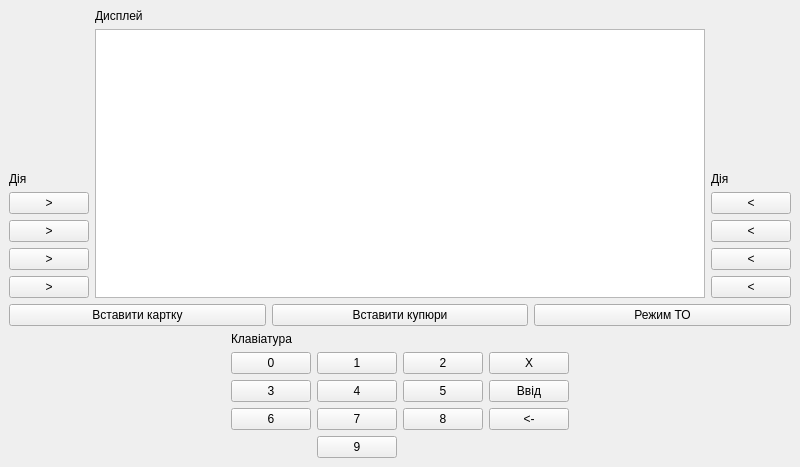
<?xml version="1.0" encoding="UTF-8"?>
<ui version="4.0">
 <class>ATMMainWindow</class>
 <widget class="QMainWindow" name="ATMMainWindow">
  <property name="geometry">
   <rect>
    <x>0</x>
    <y>0</y>
    <width>800</width>
    <height>467</height>
   </rect>
  </property>
  <property name="sizePolicy">
   <sizepolicy hsizetype="Ignored" vsizetype="Ignored">
    <horstretch>0</horstretch>
    <verstretch>0</verstretch>
   </sizepolicy>
  </property>
  <property name="windowTitle">
   <string>ATM - Постніков, Волошенюк, Поліщук</string>
  </property>
  <widget class="QWidget" name="centralwidget">
   <layout class="QVBoxLayout" name="verticalLayout_7">
    <item>
     <layout class="QHBoxLayout" name="horizontalLayout">
      <item>
       <layout class="QVBoxLayout" name="verticalLayout_4">
        <item>
         <spacer name="verticalSpacer">
          <property name="orientation">
           <enum>Qt::Vertical</enum>
          </property>
          <property name="sizeHint" stdset="0">
           <size>
            <width>20</width>
            <height>40</height>
           </size>
          </property>
         </spacer>
        </item>
        <item>
         <layout class="QVBoxLayout" name="verticalLayout">
          <item>
           <widget class="QLabel" name="actions1Label">
            <property name="text">
             <string>Дія</string>
            </property>
           </widget>
          </item>
          <item>
           <widget class="QPushButton" name="actionOneButton">
            <property name="text">
             <string>&gt;</string>
            </property>
           </widget>
          </item>
          <item>
           <widget class="QPushButton" name="actionTwoButton">
            <property name="text">
             <string>&gt;</string>
            </property>
           </widget>
          </item>
          <item>
           <widget class="QPushButton" name="actionThreeButton">
            <property name="text">
             <string>&gt;</string>
            </property>
           </widget>
          </item>
          <item>
           <widget class="QPushButton" name="actionFourButton">
            <property name="text">
             <string>&gt;</string>
            </property>
           </widget>
          </item>
         </layout>
        </item>
       </layout>
      </item>
      <item>
       <layout class="QVBoxLayout" name="verticalLayout_3">
        <item>
         <widget class="QLabel" name="displayLabel">
          <property name="text">
           <string>Дисплей</string>
          </property>
         </widget>
        </item>
        <item>
         <widget class="QTextBrowser" name="displayTextEdit">
          <property name="font">
           <font>
            <family>Lucida Console</family>
            <pointsize>9</pointsize>
           </font>
          </property>
          <property name="verticalScrollBarPolicy">
           <enum>Qt::ScrollBarAlwaysOff</enum>
          </property>
          <property name="horizontalScrollBarPolicy">
           <enum>Qt::ScrollBarAlwaysOff</enum>
          </property>
         </widget>
        </item>
       </layout>
      </item>
      <item>
       <layout class="QVBoxLayout" name="verticalLayout_5">
        <item>
         <spacer name="verticalSpacer_2">
          <property name="orientation">
           <enum>Qt::Vertical</enum>
          </property>
          <property name="sizeHint" stdset="0">
           <size>
            <width>20</width>
            <height>40</height>
           </size>
          </property>
         </spacer>
        </item>
        <item>
         <layout class="QVBoxLayout" name="verticalLayout_2">
          <item>
           <widget class="QLabel" name="actions2Label">
            <property name="text">
             <string>Дія</string>
            </property>
           </widget>
          </item>
          <item>
           <widget class="QPushButton" name="actionFiveButton">
            <property name="text">
             <string>&lt;</string>
            </property>
           </widget>
          </item>
          <item>
           <widget class="QPushButton" name="actionSixButton">
            <property name="text">
             <string>&lt;</string>
            </property>
           </widget>
          </item>
          <item>
           <widget class="QPushButton" name="actionSevenButton">
            <property name="text">
             <string>&lt;</string>
            </property>
           </widget>
          </item>
          <item>
           <widget class="QPushButton" name="actionEightButton">
            <property name="text">
             <string>&lt;</string>
            </property>
           </widget>
          </item>
         </layout>
        </item>
       </layout>
      </item>
     </layout>
    </item>
    <item>
     <layout class="QHBoxLayout" name="horizontalLayout_2">
      <item>
       <widget class="QPushButton" name="insertCardButton">
        <property name="text">
         <string>Вставити картку</string>
        </property>
       </widget>
      </item>
      <item>
       <widget class="QPushButton" name="insertMoneyButton">
        <property name="text">
         <string>Вставити купюри</string>
        </property>
       </widget>
      </item>
      <item>
       <widget class="QPushButton" name="techModeButton">
        <property name="text">
         <string>Режим ТО</string>
        </property>
       </widget>
      </item>
     </layout>
    </item>
    <item>
     <layout class="QHBoxLayout" name="horizontalLayout_3">
      <item>
       <spacer name="horizontalSpacer">
        <property name="orientation">
         <enum>Qt::Horizontal</enum>
        </property>
        <property name="sizeHint" stdset="0">
         <size>
          <width>40</width>
          <height>20</height>
         </size>
        </property>
       </spacer>
      </item>
      <item>
       <layout class="QVBoxLayout" name="verticalLayout_6">
        <item>
         <widget class="QLabel" name="keyboardLabel">
          <property name="text">
           <string>Клавіатура</string>
          </property>
         </widget>
        </item>
        <item>
         <layout class="QGridLayout" name="gridLayout" rowstretch="0,0,0,0,0" columnstretch="0,0,0,2" columnminimumwidth="0,0,0,2">
          <property name="sizeConstraint">
           <enum>QLayout::SetDefaultConstraint</enum>
          </property>
          <item row="4" column="1">
           <widget class="QPushButton" name="nineKeybButton">
            <property name="text">
             <string>9</string>
            </property>
           </widget>
          </item>
          <item row="3" column="2">
           <widget class="QPushButton" name="eightKeybButton">
            <property name="text">
             <string>8</string>
            </property>
           </widget>
          </item>
          <item row="2" column="2">
           <widget class="QPushButton" name="fiveKeybButton">
            <property name="text">
             <string>5</string>
            </property>
           </widget>
          </item>
          <item row="2" column="0">
           <widget class="QPushButton" name="threeKeybButton">
            <property name="text">
             <string>3</string>
            </property>
           </widget>
          </item>
          <item row="2" column="1">
           <widget class="QPushButton" name="fourKeybButton">
            <property name="text">
             <string>4</string>
            </property>
           </widget>
          </item>
          <item row="1" column="1">
           <widget class="QPushButton" name="oneKeybButton">
            <property name="text">
             <string>1</string>
            </property>
           </widget>
          </item>
          <item row="1" column="3">
           <widget class="QPushButton" name="cancelKeybButton">
            <property name="text">
             <string>X</string>
            </property>
           </widget>
          </item>
          <item row="3" column="0">
           <widget class="QPushButton" name="sixKeybButton">
            <property name="text">
             <string>6</string>
            </property>
           </widget>
          </item>
          <item row="2" column="3">
           <widget class="QPushButton" name="enterKeybButton">
            <property name="text">
             <string>Ввід</string>
            </property>
           </widget>
          </item>
          <item row="3" column="1">
           <widget class="QPushButton" name="sevenKeybButton">
            <property name="text">
             <string>7</string>
            </property>
           </widget>
          </item>
          <item row="1" column="2">
           <widget class="QPushButton" name="twoKeybButton">
            <property name="text">
             <string>2</string>
            </property>
           </widget>
          </item>
          <item row="1" column="0">
           <widget class="QPushButton" name="zeroKeybButton">
            <property name="text">
             <string>0</string>
            </property>
           </widget>
          </item>
          <item row="3" column="3">
           <widget class="QPushButton" name="backspKeybButton">
            <property name="text">
             <string>&lt;-</string>
            </property>
           </widget>
          </item>
         </layout>
        </item>
       </layout>
      </item>
      <item>
       <spacer name="horizontalSpacer_2">
        <property name="orientation">
         <enum>Qt::Horizontal</enum>
        </property>
        <property name="sizeHint" stdset="0">
         <size>
          <width>40</width>
          <height>20</height>
         </size>
        </property>
       </spacer>
      </item>
     </layout>
    </item>
   </layout>
  </widget>
 </widget>
 <resources/>
 <connections/>
</ui>
